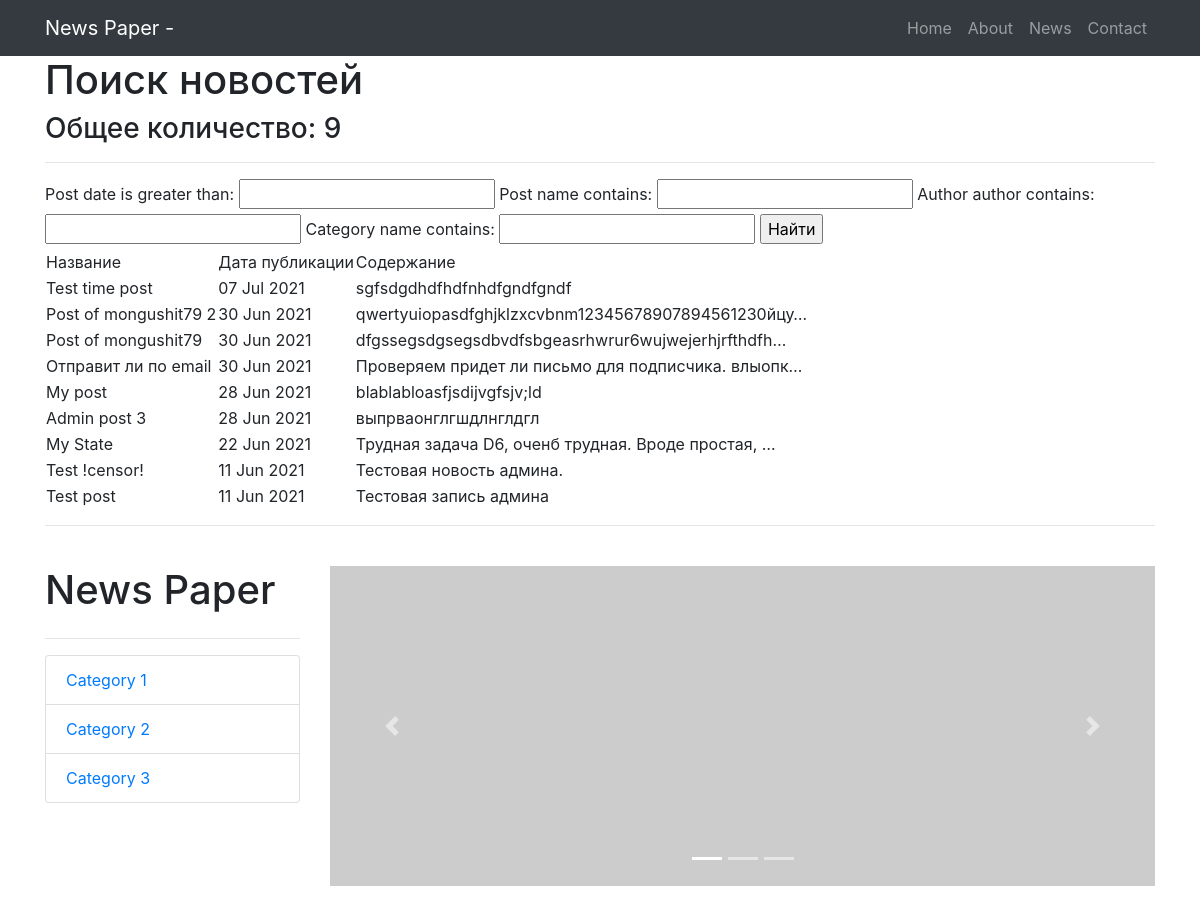
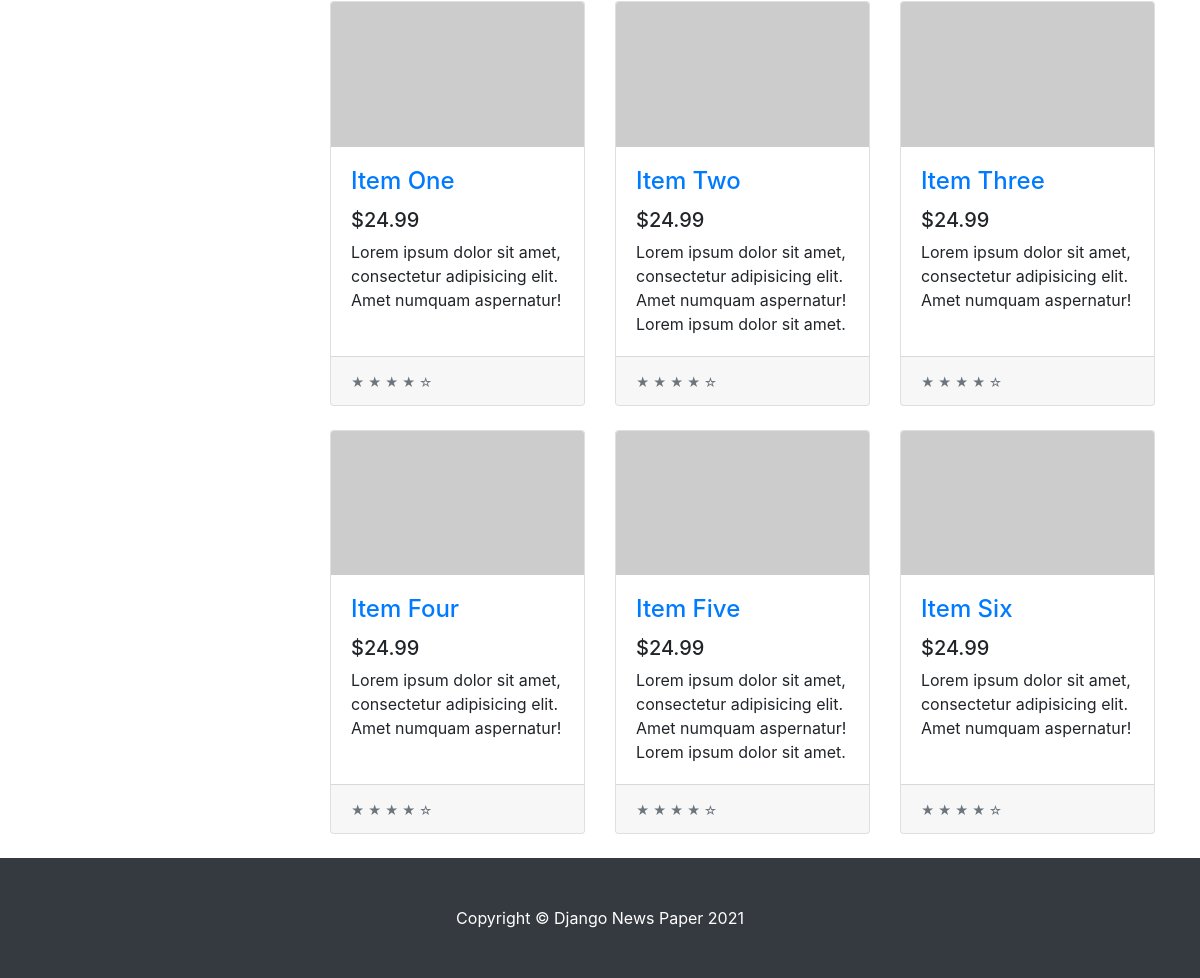
The app's page /news/search/ with its own data (2 pictures, top to bottom).
### news/models.py (models this page shows, shortened)
class Post(models.Model):
    state = 'ST'
    new = 'NE'
    POSITIONS = [
        (state, 'Статья'),
        (new, 'Новость')
    ]
    position = models.CharField(max_length=2,
                                choices=POSITIONS,
                                default=state)
    post_date = models.DateTimeField(auto_now_add=True)
    post_name = models.CharField(max_length=250)
    content = models.TextField()
    rating_post = models.IntegerField(default=0)
    author = models.ForeignKey(Author, on_delete=models.CASCADE)
    category = models.ManyToManyField(Category, through='PostCategory')

### news/views.py (the view)
# urls.py: path('search/', Search.as_view()),
class Search(ListView):
    model = Post
    template_name = 'search.html'
    context_object_name = 'posts'
    ordering = ['-post_date']
    paginate_by = 10  # поставим постраничный вывод в 10 элементов
    def get_context_data(self, **kwargs):  # забираем отфильтрованные объекты переопределяя
        context = super().get_context_data(**kwargs)
        context['filter'] = PostFilter(self.request.GET,
                                       queryset=self.get_queryset())  # вписываем наш
        return context

### news/templatetags/custom_filters.py (called while the page is built)
@register.filter(name='censor')
def censor(value, arg):
    words = value.split()
    value1 = ''
    for word in words:
        if isinstance(word, str) and isinstance(arg, str):
            if word == arg:
                word = '!censor!'
            value1 += word + ' '
        else:
            raise ValueError(f'Нельзя {type(word)}!')
    return value1

### templates/search.html (shortened to what this page needs)
{% extends 'flatpages/default.html' %}
{% load custom_filters %}
{% block content %}
    <h1>Поиск новостей</h1>
    <h3>Общее количество: {{ posts | length }}</h3>
    <hr>
    <form method="GET">
        {{ filter.form }}
        <input type="submit" value="Найти">
    </form>
    {% if posts %}
        <table>
            <tr>
                <td>
                    Название
                </td>
                <td>
                    Дата публикации
                </td>
                <td>
                    Содержание
                </td>
            </tr>
        {% for post in filter.qs %}
            <tr>
                <td>
                    {{ post.post_name | censor:'new' }}
                </td>
                <td>
                    {{ post.post_date | date:'d M Y' }}
                </td>
                <td>
                    {{ post.content | truncatechars:50 | censor:'ipsum' }}
                </td>
            </tr>
        {% endfor %}
        </table>
    {% else %}
        <h2>Новостей не найдено!</h2>
    {% endif %}
{% endblock content %}

### records on screen
Post: post_name|censor "Test time post", post_date "07 Jul 2021", content|censor "sgfsdgdhdfhdfnhdfgndfgndf"
Post: post_name|censor "Post of mongushit79 2", post_date "30 Jun 2021", content|censor "qwertyuiopasdfghjklzxcvbnm12345678907894561230йцу…"
Post: post_name|censor "Post of mongushit79", post_date "30 Jun 2021", content|censor "dfgssegsdgsegsdbvdfsbgeasrhwrur6wujwejerhjrfthdfh…"
Post: post_name|censor "Отправит ли по email", post_date "30 Jun 2021", content|censor "Проверяем придет ли письмо для подписчика. влыопк…"
Post: post_name|censor "My post", post_date "28 Jun 2021", content|censor "blablabloasfjsdijvgfsjv;ld"
Post: post_name|censor "Admin post 3", post_date "28 Jun 2021", content|censor "выпрваонглгшдлнглдгл"
Post: post_name|censor "My State", post_date "22 Jun 2021", content|censor "Трудная задача D6, оченб трудная. Вроде простая, …"
Post: post_name|censor "Test !censor!", post_date "11 Jun 2021", content|censor "Тестовая новость админа."
Post: post_name|censor "Test post", post_date "11 Jun 2021", content|censor "Тестовая запись админа"

### other values on screen
{{ posts | length }} "9"
